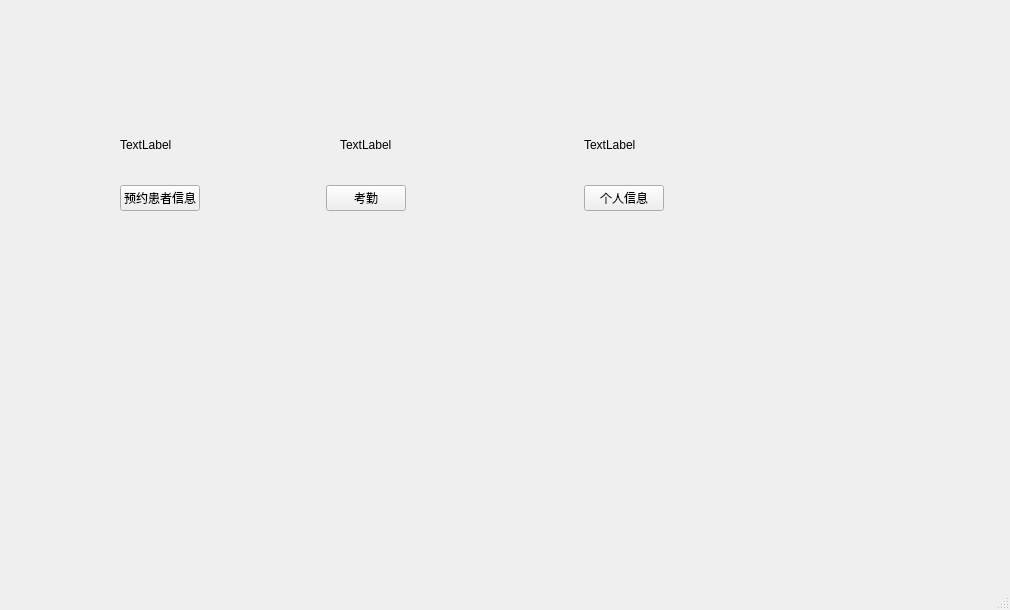
<?xml version="1.0" encoding="UTF-8"?>
<ui version="4.0">
 <class>MainWindow</class>
 <widget class="QMainWindow" name="MainWindow">
  <property name="geometry">
   <rect>
    <x>0</x>
    <y>0</y>
    <width>1010</width>
    <height>610</height>
   </rect>
  </property>
  <property name="windowTitle">
   <string>MainWindow</string>
  </property>
  <widget class="QWidget" name="centralwidget">
   <widget class="QStackedWidget" name="stackedWidget">
    <property name="geometry">
     <rect>
      <x>0</x>
      <y>0</y>
      <width>1000</width>
      <height>400</height>
     </rect>
    </property>
    <property name="minimumSize">
     <size>
      <width>1000</width>
      <height>400</height>
     </size>
    </property>
    <property name="maximumSize">
     <size>
      <width>1000</width>
      <height>400</height>
     </size>
    </property>
    <property name="currentIndex">
     <number>3</number>
    </property>
    <widget class="QWidget" name="page_0">
     <widget class="QLabel" name="label_3">
      <property name="geometry">
       <rect>
        <x>210</x>
        <y>10</y>
        <width>351</width>
        <height>151</height>
       </rect>
      </property>
      <property name="text">
       <string>预约患者信息</string>
      </property>
     </widget>
     <widget class="QPushButton" name="return_1">
      <property name="geometry">
       <rect>
        <x>0</x>
        <y>20</y>
        <width>31</width>
        <height>31</height>
       </rect>
      </property>
      <property name="text">
       <string>&lt;</string>
      </property>
     </widget>
    </widget>
    <widget class="QWidget" name="page_1">
     <widget class="QLabel" name="label_4">
      <property name="geometry">
       <rect>
        <x>320</x>
        <y>-110</y>
        <width>331</width>
        <height>271</height>
       </rect>
      </property>
      <property name="font">
       <font>
        <pointsize>27</pointsize>
       </font>
      </property>
      <property name="text">
       <string>考勤</string>
      </property>
     </widget>
     <widget class="QPushButton" name="return_2">
      <property name="geometry">
       <rect>
        <x>0</x>
        <y>20</y>
        <width>31</width>
        <height>31</height>
       </rect>
      </property>
      <property name="text">
       <string>&lt;</string>
      </property>
     </widget>
     <widget class="QPushButton" name="pushButton">
      <property name="geometry">
       <rect>
        <x>40</x>
        <y>160</y>
        <width>101</width>
        <height>61</height>
       </rect>
      </property>
      <property name="text">
       <string>日常打卡</string>
      </property>
     </widget>
     <widget class="QPushButton" name="pushButton_2">
      <property name="geometry">
       <rect>
        <x>40</x>
        <y>260</y>
        <width>101</width>
        <height>61</height>
       </rect>
      </property>
      <property name="text">
       <string>请假</string>
      </property>
     </widget>
     <widget class="QPushButton" name="pushButton_3">
      <property name="geometry">
       <rect>
        <x>40</x>
        <y>370</y>
        <width>101</width>
        <height>61</height>
       </rect>
      </property>
      <property name="text">
       <string>销假</string>
      </property>
     </widget>
     <widget class="QStackedWidget" name="stackedWidget_2">
      <property name="geometry">
       <rect>
        <x>150</x>
        <y>50</y>
        <width>651</width>
        <height>491</height>
       </rect>
      </property>
      <property name="currentIndex">
       <number>0</number>
      </property>
      <widget class="QWidget" name="page">
       <widget class="QLabel" name="label_7">
        <property name="geometry">
         <rect>
          <x>260</x>
          <y>70</y>
          <width>81</width>
          <height>51</height>
         </rect>
        </property>
        <property name="font">
         <font>
          <pointsize>25</pointsize>
         </font>
        </property>
        <property name="text">
         <string>打卡</string>
        </property>
       </widget>
       <widget class="QCheckBox" name="checkBox">
        <property name="geometry">
         <rect>
          <x>310</x>
          <y>320</y>
          <width>92</width>
          <height>23</height>
         </rect>
        </property>
        <property name="font">
         <font>
          <pointsize>16</pointsize>
         </font>
        </property>
        <property name="text">
         <string>打卡</string>
        </property>
       </widget>
       <widget class="QLabel" name="label_15">
        <property name="geometry">
         <rect>
          <x>150</x>
          <y>200</y>
          <width>61</width>
          <height>31</height>
         </rect>
        </property>
        <property name="font">
         <font>
          <pointsize>16</pointsize>
         </font>
        </property>
        <property name="text">
         <string>年</string>
        </property>
       </widget>
       <widget class="QLabel" name="label_16">
        <property name="geometry">
         <rect>
          <x>220</x>
          <y>200</y>
          <width>51</width>
          <height>31</height>
         </rect>
        </property>
        <property name="font">
         <font>
          <pointsize>16</pointsize>
         </font>
        </property>
        <property name="text">
         <string>月</string>
        </property>
       </widget>
       <widget class="QLabel" name="label_17">
        <property name="geometry">
         <rect>
          <x>280</x>
          <y>200</y>
          <width>61</width>
          <height>31</height>
         </rect>
        </property>
        <property name="font">
         <font>
          <pointsize>16</pointsize>
         </font>
        </property>
        <property name="text">
         <string>日</string>
        </property>
       </widget>
       <widget class="QLabel" name="label_time">
        <property name="geometry">
         <rect>
          <x>140</x>
          <y>240</y>
          <width>321</width>
          <height>51</height>
         </rect>
        </property>
        <property name="font">
         <font>
          <pointsize>20</pointsize>
         </font>
        </property>
        <property name="text">
         <string>TextLabel</string>
        </property>
       </widget>
       <widget class="QLabel" name="label_20">
        <property name="geometry">
         <rect>
          <x>340</x>
          <y>200</y>
          <width>67</width>
          <height>31</height>
         </rect>
        </property>
        <property name="font">
         <font>
          <pointsize>16</pointsize>
         </font>
        </property>
        <property name="text">
         <string>时</string>
        </property>
       </widget>
       <widget class="QLabel" name="label_21">
        <property name="geometry">
         <rect>
          <x>390</x>
          <y>200</y>
          <width>67</width>
          <height>31</height>
         </rect>
        </property>
        <property name="font">
         <font>
          <pointsize>16</pointsize>
         </font>
        </property>
        <property name="text">
         <string>分</string>
        </property>
       </widget>
      </widget>
      <widget class="QWidget" name="page_3">
       <widget class="QLabel" name="label_8">
        <property name="geometry">
         <rect>
          <x>200</x>
          <y>10</y>
          <width>181</width>
          <height>31</height>
         </rect>
        </property>
        <property name="font">
         <font>
          <pointsize>16</pointsize>
         </font>
        </property>
        <property name="text">
         <string>请假申请信息填写</string>
        </property>
       </widget>
       <widget class="QPushButton" name="pushButton_4">
        <property name="geometry">
         <rect>
          <x>420</x>
          <y>460</y>
          <width>89</width>
          <height>25</height>
         </rect>
        </property>
        <property name="text">
         <string>确定</string>
        </property>
       </widget>
       <widget class="QPushButton" name="pushButton_5">
        <property name="geometry">
         <rect>
          <x>310</x>
          <y>460</y>
          <width>89</width>
          <height>25</height>
         </rect>
        </property>
        <property name="text">
         <string>取消</string>
        </property>
       </widget>
       <widget class="QLabel" name="label_13">
        <property name="geometry">
         <rect>
          <x>70</x>
          <y>250</y>
          <width>60</width>
          <height>23</height>
         </rect>
        </property>
        <property name="text">
         <string>请假事由</string>
        </property>
       </widget>
       <widget class="QTextEdit" name="textEdit">
        <property name="geometry">
         <rect>
          <x>70</x>
          <y>280</y>
          <width>449</width>
          <height>170</height>
         </rect>
        </property>
        <property name="html">
         <string>&lt;!DOCTYPE HTML PUBLIC &quot;-//W3C//DTD HTML 4.0//EN&quot; &quot;http://www.w3.org/TR/REC-html40/strict.dtd&quot;&gt;
&lt;html&gt;&lt;head&gt;&lt;meta name=&quot;qrichtext&quot; content=&quot;1&quot; /&gt;&lt;style type=&quot;text/css&quot;&gt;
p, li { white-space: pre-wrap; }
&lt;/style&gt;&lt;/head&gt;&lt;body style=&quot; font-family:'Ubuntu'; font-size:11pt; font-weight:400; font-style:normal;&quot;&gt;
&lt;p style=&quot;-qt-paragraph-type:empty; margin-top:0px; margin-bottom:0px; margin-left:0px; margin-right:0px; -qt-block-indent:0; text-indent:0px;&quot;&gt;&lt;br /&gt;&lt;/p&gt;&lt;/body&gt;&lt;/html&gt;</string>
        </property>
        <property name="placeholderText">
         <string>一般至少提前一天请假，说明请假理由，如请病假，还需提供有效证明；参加活动比赛、会议等应写明目的地，主办方并附证明等</string>
        </property>
       </widget>
       <widget class="QWidget" name="layoutWidget">
        <property name="geometry">
         <rect>
          <x>400</x>
          <y>410</y>
          <width>113</width>
          <height>25</height>
         </rect>
        </property>
        <layout class="QHBoxLayout" name="horizontalLayout_9">
         <item>
          <widget class="QLabel" name="labelTitle">
           <property name="text">
            <string>字数限制</string>
           </property>
          </widget>
         </item>
         <item>
          <widget class="QLabel" name="labelCurrentNum">
           <property name="text">
            <string>0</string>
           </property>
          </widget>
         </item>
         <item>
          <widget class="QLabel" name="label_10">
           <property name="text">
            <string>/</string>
           </property>
          </widget>
         </item>
         <item>
          <widget class="QLabel" name="labelMaxNum">
           <property name="text">
            <string>60</string>
           </property>
          </widget>
         </item>
        </layout>
       </widget>
       <widget class="QWidget" name="layoutWidget">
        <property name="geometry">
         <rect>
          <x>70</x>
          <y>50</y>
          <width>434</width>
          <height>201</height>
         </rect>
        </property>
        <layout class="QVBoxLayout" name="verticalLayout_4">
         <item>
          <layout class="QHBoxLayout" name="horizontalLayout_11">
           <item>
            <widget class="QLabel" name="label_18">
             <property name="text">
              <string>姓名</string>
             </property>
            </widget>
           </item>
           <item>
            <widget class="QLineEdit" name="lineEdit">
             <property name="placeholderText">
              <string>请输入姓名</string>
             </property>
            </widget>
           </item>
          </layout>
         </item>
         <item>
          <layout class="QHBoxLayout" name="horizontalLayout_14">
           <item>
            <widget class="QLabel" name="label_19">
             <property name="text">
              <string>科室</string>
             </property>
            </widget>
           </item>
           <item>
            <widget class="QLineEdit" name="lineEdit_3">
             <property name="placeholderText">
              <string>请输入所在科室</string>
             </property>
            </widget>
           </item>
          </layout>
         </item>
         <item>
          <layout class="QHBoxLayout" name="horizontalLayout_6">
           <item>
            <widget class="QLabel" name="label_14">
             <property name="text">
              <string>联系方式</string>
             </property>
            </widget>
           </item>
           <item>
            <widget class="QLineEdit" name="lineEdit_2">
             <property name="placeholderText">
              <string>请输入手机号</string>
             </property>
            </widget>
           </item>
          </layout>
         </item>
         <item>
          <layout class="QHBoxLayout" name="horizontalLayout_7">
           <item>
            <widget class="QLabel" name="label_11">
             <property name="text">
              <string>请假性质</string>
             </property>
            </widget>
           </item>
           <item>
            <widget class="QComboBox" name="comboBox">
             <item>
              <property name="text">
               <string>因公请假</string>
              </property>
             </item>
             <item>
              <property name="text">
               <string>因私请假</string>
              </property>
             </item>
            </widget>
           </item>
          </layout>
         </item>
         <item>
          <layout class="QHBoxLayout" name="horizontalLayout_8">
           <item>
            <widget class="QLabel" name="label_12">
             <property name="text">
              <string>请假日期</string>
             </property>
            </widget>
           </item>
           <item>
            <layout class="QHBoxLayout" name="horizontalLayout_10">
             <item>
              <widget class="QDateTimeEdit" name="dateBegin">
               <property name="maximumDateTime">
                <datetime>
                 <hour>23</hour>
                 <minute>59</minute>
                 <second>59</second>
                 <year>2024</year>
                 <month>12</month>
                 <day>31</day>
                </datetime>
               </property>
               <property name="minimumDateTime">
                <datetime>
                 <hour>0</hour>
                 <minute>0</minute>
                 <second>0</second>
                 <year>2024</year>
                 <month>8</month>
                 <day>19</day>
                </datetime>
               </property>
              </widget>
             </item>
             <item>
              <widget class="QDateTimeEdit" name="dateEnd">
               <property name="maximumDateTime">
                <datetime>
                 <hour>23</hour>
                 <minute>59</minute>
                 <second>59</second>
                 <year>2024</year>
                 <month>12</month>
                 <day>31</day>
                </datetime>
               </property>
               <property name="minimumDateTime">
                <datetime>
                 <hour>8</hour>
                 <minute>0</minute>
                 <second>0</second>
                 <year>2024</year>
                 <month>8</month>
                 <day>19</day>
                </datetime>
               </property>
              </widget>
             </item>
            </layout>
           </item>
          </layout>
         </item>
        </layout>
       </widget>
       <zorder>label_13</zorder>
       <zorder>textEdit</zorder>
       <zorder>label_8</zorder>
       <zorder>layoutWidget</zorder>
       <zorder>layoutWidget</zorder>
       <zorder>pushButton_4</zorder>
       <zorder>pushButton_5</zorder>
      </widget>
      <widget class="QWidget" name="page_4">
       <widget class="QLabel" name="label_9">
        <property name="geometry">
         <rect>
          <x>270</x>
          <y>40</y>
          <width>61</width>
          <height>41</height>
         </rect>
        </property>
        <property name="font">
         <font>
          <pointsize>18</pointsize>
         </font>
        </property>
        <property name="text">
         <string>销假</string>
        </property>
       </widget>
       <widget class="QTableWidget" name="tableWidget">
        <property name="geometry">
         <rect>
          <x>10</x>
          <y>90</y>
          <width>621</width>
          <height>361</height>
         </rect>
        </property>
        <row>
         <property name="text">
          <string>1</string>
         </property>
        </row>
        <row>
         <property name="text">
          <string>2</string>
         </property>
        </row>
        <row>
         <property name="text">
          <string/>
         </property>
        </row>
        <column>
         <property name="text">
          <string>姓名</string>
         </property>
        </column>
        <column>
         <property name="text">
          <string>科室</string>
         </property>
        </column>
        <column>
         <property name="text">
          <string>联系方式</string>
         </property>
        </column>
        <column>
         <property name="text">
          <string>请假类型</string>
         </property>
        </column>
        <column>
         <property name="text">
          <string>请假日期</string>
         </property>
        </column>
        <column>
         <property name="text">
          <string>是否销假</string>
         </property>
        </column>
        <item row="0" column="0">
         <property name="text">
          <string>赵四</string>
         </property>
         <property name="flags">
          <set>ItemIsSelectable|ItemIsDragEnabled|ItemIsDropEnabled|ItemIsUserCheckable|ItemIsEnabled</set>
         </property>
        </item>
        <item row="0" column="1">
         <property name="text">
          <string>神经科</string>
         </property>
         <property name="flags">
          <set>ItemIsSelectable|ItemIsDragEnabled|ItemIsDropEnabled|ItemIsUserCheckable|ItemIsEnabled</set>
         </property>
        </item>
        <item row="0" column="2">
         <property name="text">
          <string>*********</string>
         </property>
         <property name="flags">
          <set>ItemIsSelectable|ItemIsDragEnabled|ItemIsDropEnabled|ItemIsUserCheckable|ItemIsEnabled</set>
         </property>
        </item>
        <item row="0" column="3">
         <property name="text">
          <string>因私请假</string>
         </property>
         <property name="flags">
          <set>ItemIsSelectable|ItemIsDragEnabled|ItemIsDropEnabled|ItemIsUserCheckable|ItemIsEnabled</set>
         </property>
        </item>
        <item row="0" column="4">
         <property name="text">
          <string>2024/8/26</string>
         </property>
         <property name="flags">
          <set>ItemIsSelectable|ItemIsDragEnabled|ItemIsDropEnabled|ItemIsUserCheckable|ItemIsEnabled</set>
         </property>
        </item>
        <item row="0" column="5">
         <property name="text">
          <string/>
         </property>
         <property name="flags">
          <set>ItemIsSelectable|ItemIsDragEnabled|ItemIsDropEnabled|ItemIsUserCheckable|ItemIsEnabled</set>
         </property>
        </item>
        <item row="1" column="0">
         <property name="text">
          <string>张三</string>
         </property>
        </item>
        <item row="1" column="1">
         <property name="text">
          <string>儿童科</string>
         </property>
        </item>
        <item row="1" column="2">
         <property name="text">
          <string>*******</string>
         </property>
        </item>
        <item row="1" column="3">
         <property name="text">
          <string>因公请假</string>
         </property>
        </item>
        <item row="1" column="4">
         <property name="text">
          <string>2024/8/27</string>
         </property>
        </item>
        <item row="2" column="0">
         <property name="text">
          <string/>
         </property>
        </item>
       </widget>
       <widget class="QCheckBox" name="checkBox_">
        <property name="geometry">
         <rect>
          <x>530</x>
          <y>150</y>
          <width>92</width>
          <height>23</height>
         </rect>
        </property>
        <property name="text">
         <string>销假</string>
        </property>
       </widget>
       <widget class="QCheckBox" name="checkBox_1">
        <property name="geometry">
         <rect>
          <x>530</x>
          <y>120</y>
          <width>92</width>
          <height>23</height>
         </rect>
        </property>
        <property name="text">
         <string>销假</string>
        </property>
       </widget>
      </widget>
     </widget>
    </widget>
    <widget class="QWidget" name="page_2">
     <widget class="QPushButton" name="return_3">
      <property name="geometry">
       <rect>
        <x>0</x>
        <y>20</y>
        <width>31</width>
        <height>31</height>
       </rect>
      </property>
      <property name="text">
       <string>&lt;</string>
      </property>
     </widget>
     <widget class="QLabel" name="label_6">
      <property name="geometry">
       <rect>
        <x>270</x>
        <y>150</y>
        <width>171</width>
        <height>111</height>
       </rect>
      </property>
      <property name="text">
       <string>个人信息</string>
      </property>
     </widget>
    </widget>
    <widget class="QWidget" name="page_last">
     <widget class="QWidget" name="layoutWidget">
      <property name="geometry">
       <rect>
        <x>0</x>
        <y>110</y>
        <width>664</width>
        <height>101</height>
       </rect>
      </property>
      <layout class="QHBoxLayout" name="horizontalLayout_5">
       <item>
        <layout class="QHBoxLayout" name="horizontalLayout_3">
         <item>
          <layout class="QHBoxLayout" name="horizontalLayout">
           <item>
            <spacer name="horizontalSpacer">
             <property name="orientation">
              <enum>Qt::Horizontal</enum>
             </property>
             <property name="sizeHint" stdset="0">
              <size>
               <width>120</width>
               <height>18</height>
              </size>
             </property>
            </spacer>
           </item>
           <item>
            <layout class="QVBoxLayout" name="verticalLayout">
             <item>
              <widget class="QLabel" name="label">
               <property name="enabled">
                <bool>true</bool>
               </property>
               <property name="text">
                <string>TextLabel</string>
               </property>
              </widget>
             </item>
             <item>
              <widget class="QPushButton" name="PI">
               <property name="text">
                <string>预约患者信息</string>
               </property>
              </widget>
             </item>
            </layout>
           </item>
          </layout>
         </item>
         <item>
          <layout class="QHBoxLayout" name="horizontalLayout_2">
           <item>
            <spacer name="horizontalSpacer_2">
             <property name="orientation">
              <enum>Qt::Horizontal</enum>
             </property>
             <property name="sizeHint" stdset="0">
              <size>
               <width>120</width>
               <height>18</height>
              </size>
             </property>
            </spacer>
           </item>
           <item>
            <layout class="QVBoxLayout" name="verticalLayout_2">
             <item alignment="Qt::AlignHCenter">
              <widget class="QLabel" name="label_2">
               <property name="text">
                <string>TextLabel</string>
               </property>
              </widget>
             </item>
             <item>
              <widget class="QPushButton" name="WA">
               <property name="text">
                <string>考勤</string>
               </property>
              </widget>
             </item>
            </layout>
           </item>
          </layout>
         </item>
        </layout>
       </item>
       <item>
        <layout class="QHBoxLayout" name="horizontalLayout_4">
         <item>
          <spacer name="horizontalSpacer_3">
           <property name="orientation">
            <enum>Qt::Horizontal</enum>
           </property>
           <property name="sizeHint" stdset="0">
            <size>
             <width>120</width>
             <height>18</height>
            </size>
           </property>
          </spacer>
         </item>
         <item>
          <layout class="QVBoxLayout" name="verticalLayout_3">
           <item>
            <widget class="QLabel" name="label_5">
             <property name="text">
              <string>TextLabel</string>
             </property>
            </widget>
           </item>
           <item>
            <widget class="QPushButton" name="INF">
             <property name="text">
              <string>个人信息</string>
             </property>
            </widget>
           </item>
          </layout>
         </item>
        </layout>
       </item>
      </layout>
     </widget>
    </widget>
   </widget>
   <widget class="QWidget" name="layoutWidget">
    <property name="geometry">
     <rect>
      <x>0</x>
      <y>0</y>
      <width>2</width>
      <height>2</height>
     </rect>
    </property>
    <layout class="QHBoxLayout" name="horizontalLayout_12"/>
   </widget>
  </widget>
  <widget class="QMenuBar" name="menubar">
   <property name="geometry">
    <rect>
     <x>0</x>
     <y>0</y>
     <width>1010</width>
     <height>22</height>
    </rect>
   </property>
  </widget>
  <widget class="QStatusBar" name="statusbar"/>
 </widget>
 <resources/>
 <connections/>
</ui>
